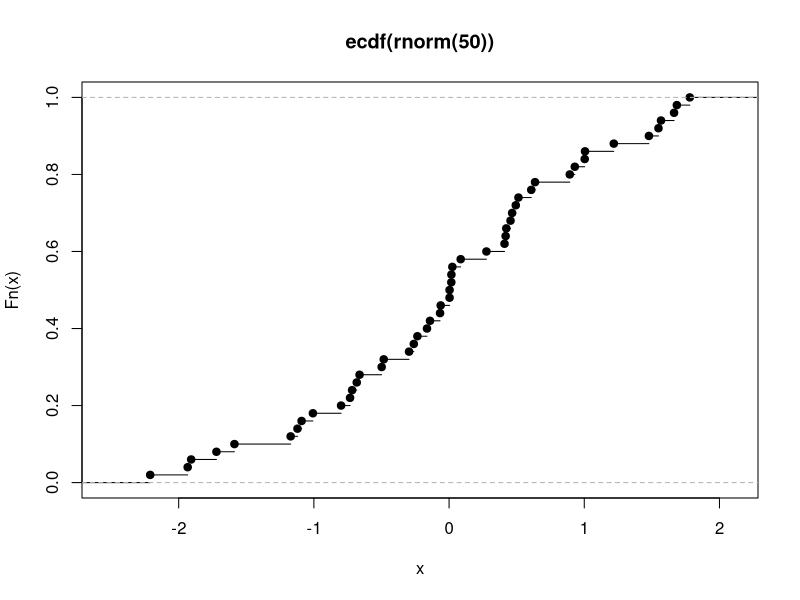

Source code (R):
## ---- chunk 1
an_environment <- new.env()
## ---- chunk 2
an_environment[["pythag"]] <- c(12, 15, 20, 21) #See http://oeis.org/A156683
an_environment$root <- polyroot(c(6, -5, 1))
## ---- chunk 3
assign(
"moonday",
weekdays(as.Date("1966/05/01")),
an_environment
)
## ---- chunk 4
ls(envir = an_environment)
ls.str(envir = an_environment)
## ---- chunk 5
exists("pythag", an_environment)
## ---- chunk 6
#Convert to list
(a_list <- as.list(an_environment))
as.environment(a_list)
list2env(a_list)
## ---- chunk 7
nested_environment <- new.env(parent = an_environment)
exists("pythag", nested_environment)
exists("pythag", nested_environment, inherits = FALSE)
## ---- chunk 8
non_stormers <<- c(3, 7, 8, 13, 17, 18, 21) #See http://oeis.org/A002312
get("non_stormers", envir = globalenv())
head(ls(envir = baseenv()), 20)
## ---- chunk 9
rt
## ---- chunk 10
stats_env <- new.env()
t_dist <- rt(200,1)
assign(
"t-dist-ex",
t_dist,
stats_env
)
## ---- chunk 11
options(scipen=999)
hypotenuse <- function(x, y){
  # format(sqrt(x ^ 2 + y ^ 2), scientific = FALSE)
  sqrt(x ^ 2 + y ^ 2)
}
hypotenuse(10,20)
## ---- chunk 12
hypo_large <- function(x,y){
  max_xy = max(abs(x),abs(y))
  min_xy = min(abs(x),abs(y))
  r = min_xy / max_xy
  # format(max_xy * sqrt(1+r^2),scientific = FALSE)
  max_xy * sqrt(1+r^2)
}
hypo_large(10,20)
## ---- chunk 13
start_time <- Sys.time()
system.time({hypotenuse(12839081902859018902809189658908690849062830946802934860928309468902384068,1923091029309120390192309851894534534534537898643120591)})
hypotenuse(12839081902859018902809189658908690849062830946802934860928309468902384068,1923091029309120390192309851894534534534537898643120591)
end_time <- Sys.time()

end_time - start_time
## ---- chunk 14
start_time <- Sys.time()
system.time({hypo_large(12839081902859018902809189658908690849062830946802934860928309468902384068,1923091029309120390192309851894534534534537898643120591)})
hypotenuse(12839081902859018902809189658908690849062830946802934860928309468902384068,1923091029309120390192309851894534534534537898643120591)
end_time <- Sys.time()

end_time - start_time
## ---- chunk 15
normalize <- function(x, m = mean(x), s = sd(x)){
  (x - m) / s
} 
normalized <- normalize(c(1, 3, 6, 10, 15))
mean(normalized) #almost 0!
sd(normalized)
## ---- chunk 16
normalize(c(1, 3, 6, 10, NA))
## ---- chunk 17
normalize <- function(x, m = mean(x, na.rm = na.rm),
s = sd(x, na.rm = na.rm), na.rm = FALSE){
  (x - m) / s
}
normalize(c(1, 3, 6, 10, NA))
normalize(c(1, 3, 6, 10, NA), na.rm = TRUE)
## ---- chunk 18
normalize <- function(x, m = mean(x, ...), s = sd(x, ...), ...){
  (x - m) / s
}
normalize(c(1, 3, 6, 10, NA))
normalize(c(1, 3, 6, 10, NA), na.rm = TRUE)
## ---- chunk 19
do.call(hypotenuse, list(x = 3, y = 4)) # This is the same as hypotenuse(3,4)
## ---- chunk 20
dfr1 <- data.frame(x = 1:5, y = rt(5, 1))
dfr2 <- data.frame(x = 6:10, y = rf(5, 1, 1))
dfr3 <- data.frame(x = 11:15, y = rbeta(5, 1, 1))
do.call(rbind, list(dfr1, dfr2, dfr3)) #same as rbind(dfr1, dfr2, dfr3)
## ---- chunk 21
x_plus_y <- function(x, y) x + y
do.call(x_plus_y, list(1:5, 5:1))
#is the same as
do.call(function(x, y) x + y, list(1:5, 5:1))
## ---- chunk 22
(emp_cum_dist_fn <- ecdf(rnorm(50)))
is.function(emp_cum_dist_fn)
plot(emp_cum_dist_fn)
## ---- chunk 23
f <- function(x)
{
  y <- 1
  g <- function(x)
  {
    (x + y) / 2 #y is used, but is not a formal argument of g
  }
  g(x)
}
f(sqrt(5)) #It works! y is magically found in the environment of f
## ---- chunk 24
y <- 19

h2 <- function(x)
{
  if(runif(1) > 0.5) y <- 12
  x * y
}

replicate(10, h2(9))
## ---- chunk 25
c(
  "You should use double quotes most of the time",
  'Single quotes are better for including " inside the string'
)
## ---- chunk 26
paste(c("red", "yellow"), "lorry")
paste(c("red", "yellow"), "lorry", sep = "-")
paste(c("red", "yellow"), "lorry", collapse = ", ")
paste0(c("red", "yellow"), "lorry")
## ---- chunk 27
x <- (1:15) ^ 2
toString(x)
toString(x, width = 40)
## ---- chunk 28
x <- c(
"I", "saw", "a", "saw", "that", "could", "out",
"saw", "any", "other", "saw", "I", "ever", "saw"
)
y <- noquote(x)
x
y
## ---- chunk 29
pow <- -2:6
(powers_of_e <- exp(pow))
formatC(powers_of_e)
formatC(powers_of_e, digits = 3) #3 sig figs
formatC(powers_of_e, digits = 3, width = 10) #preceding spaces
formatC(powers_of_e, digits = 3, format = "e") #scientific formatting
formatC(powers_of_e, digits = 3, flag = "+") #precede +ve values with +
## ---- chunk 30
sprintf("%s %d = %f", "Euler's constant to the power", pow, powers_of_e)
sprintf("To three decimal places, e ^ %d = %.3f", pow, powers_of_e)
sprintf("In scientific notation, e ^ %d = %e", pow, powers_of_e)
## ---- chunk 31
format(powers_of_e)
format(powers_of_e,digits = 4) # this corrects up to 4 significant digits
format(powers_of_e,digits = 4, trim=TRUE) # this removes all leading zeros
format(powers_of_e,digits = 4, scientific = TRUE)
## ---- chunk 32
(heights <- data.frame(
  height_cm = c(153, 181, 150, 172, 165, 149, 174, 169, 198, 163),
    gender = c("female", "male", "female", "male", "male",
              "female", "female", "male", "male", "female")
))
class(heights$gender)
